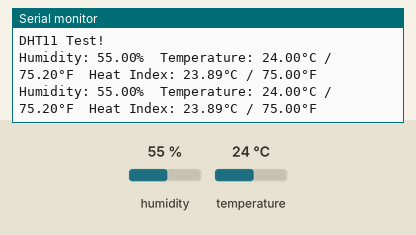
Bench run of a sketch on a simulated Arduino Uno, built with avr-gcc and run on an emulated ATmega328P. Parts: the last lines printed to the serial monitor. The test bench sets the inputs (shaded band); at power-on: humidity 55 %, temperature 24 °C.

Above: at 4.8 s.
4.9 s: humidity set to 22 %
At 6.7 s:
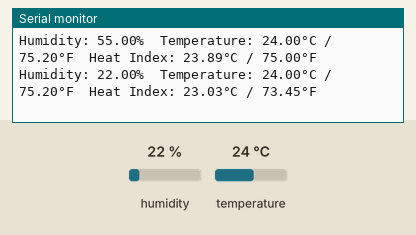
7.9 s: temperature set to 12 °C
At 9.1 s:
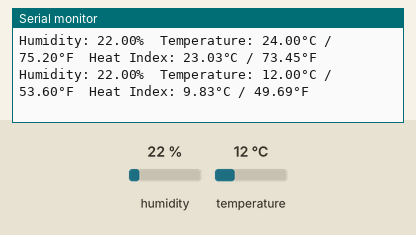
10.9 s: humidity set to 40 %
At 12.9 s:
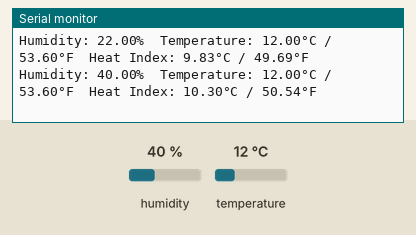
Timing chart, 0 to 14.4 s (numbered marks = the images above; inputs shaded):
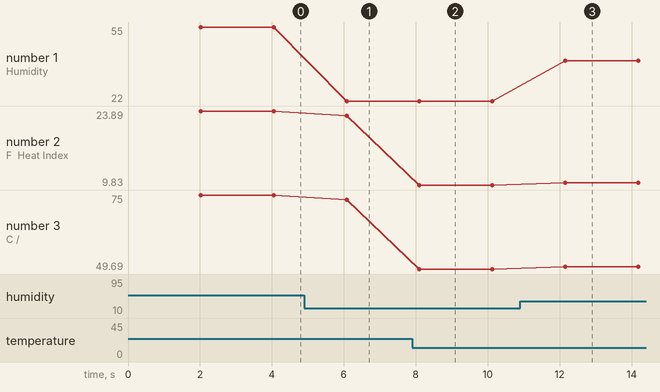

Measured:
- after the input at 4.9 s, the serial monitor: prints a new line after 1.2 s (image 1)
- after the input at 7.9 s, the serial monitor: prints a new line after 0.20 s (image 2)
- after the input at 10.9 s, the serial monitor: prints a new line after 1.3 s (image 3)
- plotted number 1: 55 → 22 after the input at 4.9 s, 22 → 40 after the input at 10.9 s
- plotted number 2: 23.89 → 23.03 after the input at 4.9 s, 23.03 → 9.83 after the input at 7.9 s, 9.83 → 10.3 after the input at 10.9 s
- plotted number 3: 75 → 73.45 after the input at 4.9 s, 73.45 → 49.69 after the input at 7.9 s, 49.69 → 50.54 after the input at 10.9 s

The sketch:

dht11_temperature_sensor_code.ino
```cpp
// Include the required libraries
#include "DHT.h"

// Define the pin you connected the DHT11 Data pin to
#define DHTPIN 4     // We used GPIO 4 in the wiring example

// Define the type of DHT sensor you are using (DHT11, DHT22, etc.)
#define DHTTYPE DHT11

// Initialize the DHT sensor object
DHT dht(DHTPIN, DHTTYPE);

void setup() {
  // Start the Serial Monitor at 115200 baud speed
  Serial.begin(115200);
  Serial.println("DHT11 Test!");

  // Initialize the DHT sensor
  dht.begin();
}

void loop() {
  // Wait a couple of seconds between measurements.
  // The DHT11 is slow and can only be read every 2 seconds.
  delay(2000);

  // Read the humidity
  float h = dht.readHumidity();

  // Read the temperature as Celsius (the default)
  float t = dht.readTemperature();

  // Read the temperature as Fahrenheit (isFahrenheit = true)
  float f = dht.readTemperature(true);

  // Check if any reads failed and exit early (to try again).
  if (isnan(h) || isnan(t)) {
    Serial.println("Failed to read from DHT sensor!");
    return; // Exit this loop iteration
  }

  // Compute heat index in Fahrenheit (the 'true' at the end)
  float hif = dht.computeHeatIndex(f, h, true);

  // Compute heat index in Celsius
  float hic = dht.computeHeatIndex(t, h, false);

  // Print the results to the Serial Monitor
  Serial.print("Humidity: ");
  Serial.print(h);
  Serial.print("%  Temperature: ");
  Serial.print(t);
  Serial.print("°C / ");
  Serial.print(f);
  Serial.print("°F  Heat Index: ");
  Serial.print(hic);
  Serial.print("°C / ");
  Serial.print(hif);
  Serial.println("°F");
}
```
